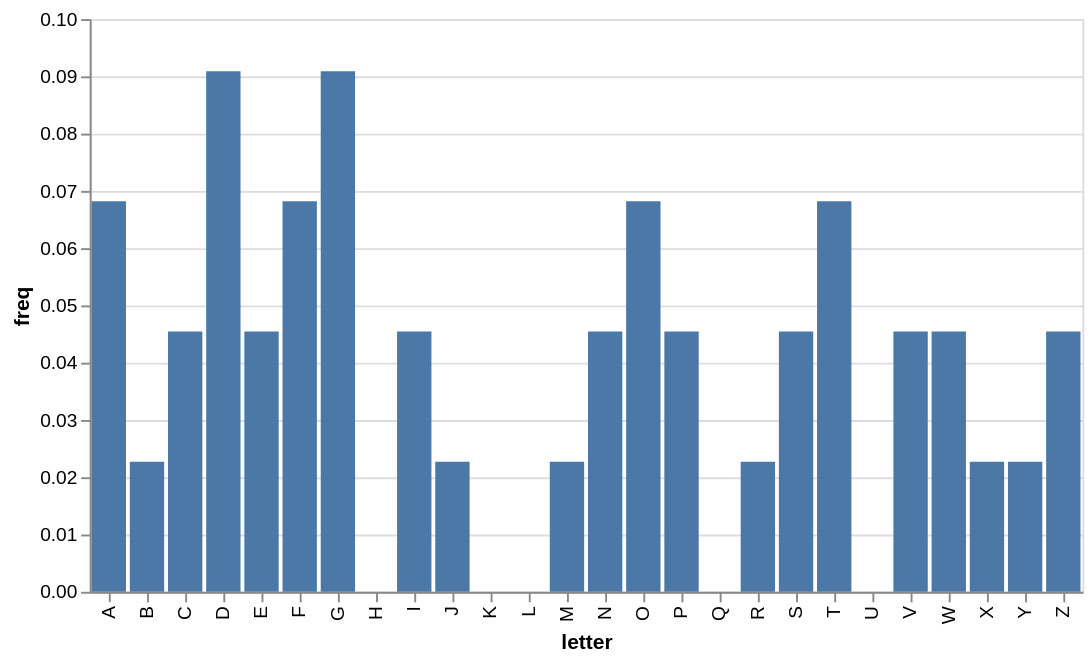

Source (notebook cell):
### Code cell
freq_chart(t)

### Figure 1 — Vega-Lite specification as saved in the notebook (floating-point values rounded to 4 significant figures)
{"config": {"view": {"continuousWidth": 300, "continuousHeight": 300}}, "data": {"name": "data-86b6a0c673f1d28a621d8f7054bd41a5"}, "mark": {"type": "bar"}, "encoding": {"tooltip": [{"field": "letter", "type": "nominal"}, {"field": "freq", "type": "quantitative"}], "x": {"field": "letter", "scale": {"domain": ["A", "B", "C", "D", "E", "F", "G", "H", "I", "J", "K", "L", "M", "N", "O", "P", "Q", "R", "S", "T", "U", "V", "W", "X", "Y", "Z"]}, "type": "nominal"}, "y": {"field": "freq", "type": "quantitative"}}, "$schema": "https://vega.github.io/schema/vega-lite/v5.8.0.json", "datasets": {"data-86b6a0c673f1d28a621d8f7054bd41a5": [{"letter": "A", "freq": 0.06818}, {"letter": "B", "freq": 0.02273}, {"letter": "C", "freq": 0.04545}, {"letter": "D", "freq": 0.09091}, {"letter": "E", "freq": 0.04545}, {"letter": "F", "freq": 0.06818}, {"letter": "G", "freq": 0.09091}, {"letter": "H", "freq": 0.0}, {"letter": "I", "freq": 0.04545}, {"letter": "J", "freq": 0.02273}, {"letter": "K", "freq": 0.0}, {"letter": "L", "freq": 0.0}, {"letter": "M", "freq": 0.02273}, {"letter": "N", "freq": 0.04545}, {"letter": "O", "freq": 0.06818}, {"letter": "P", "freq": 0.04545}, {"letter": "Q", "freq": 0.0}, {"letter": "R", "freq": 0.02273}, {"letter": "S", "freq": 0.04545}, {"letter": "T", "freq": 0.06818}, {"letter": "U", "freq": 0.0}, {"letter": "V", "freq": 0.04545}, {"letter": "W", "freq": 0.04545}, {"letter": "X", "freq": 0.02273}, {"letter": "Y", "freq": 0.02273}, {"letter": "Z", "freq": 0.04545}]}}
